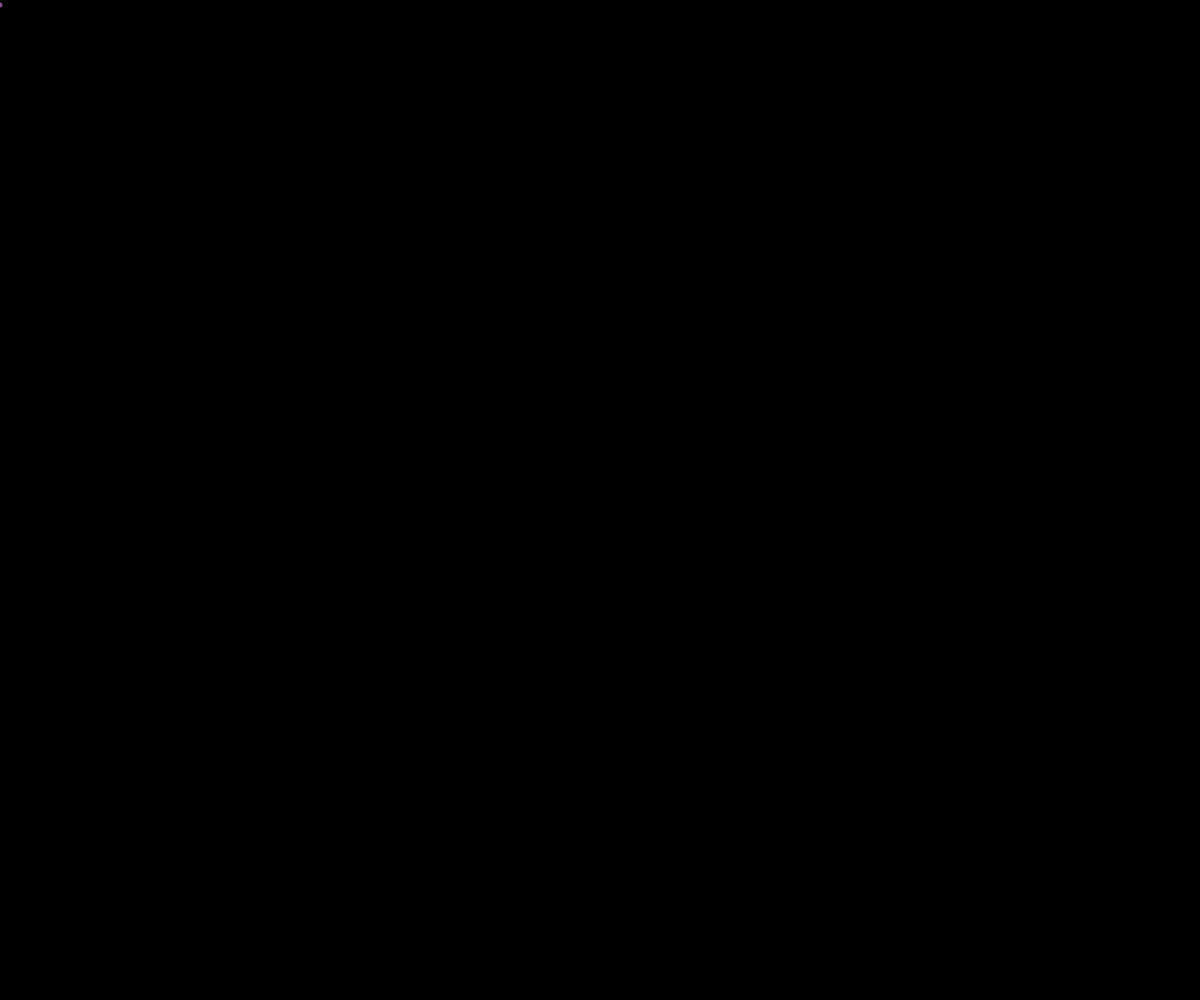
Frame 1 (no input)
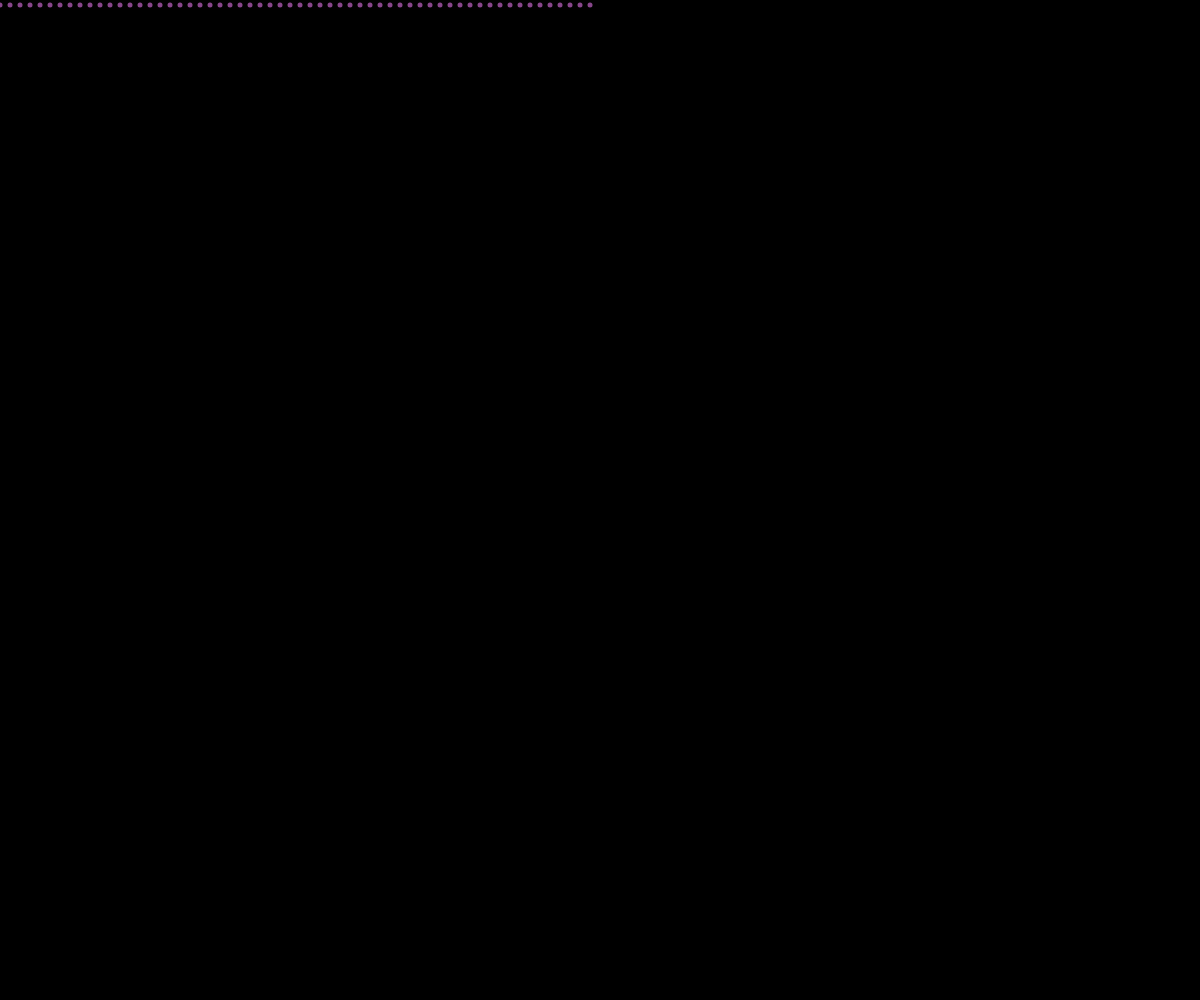
Frame 60 (no input)
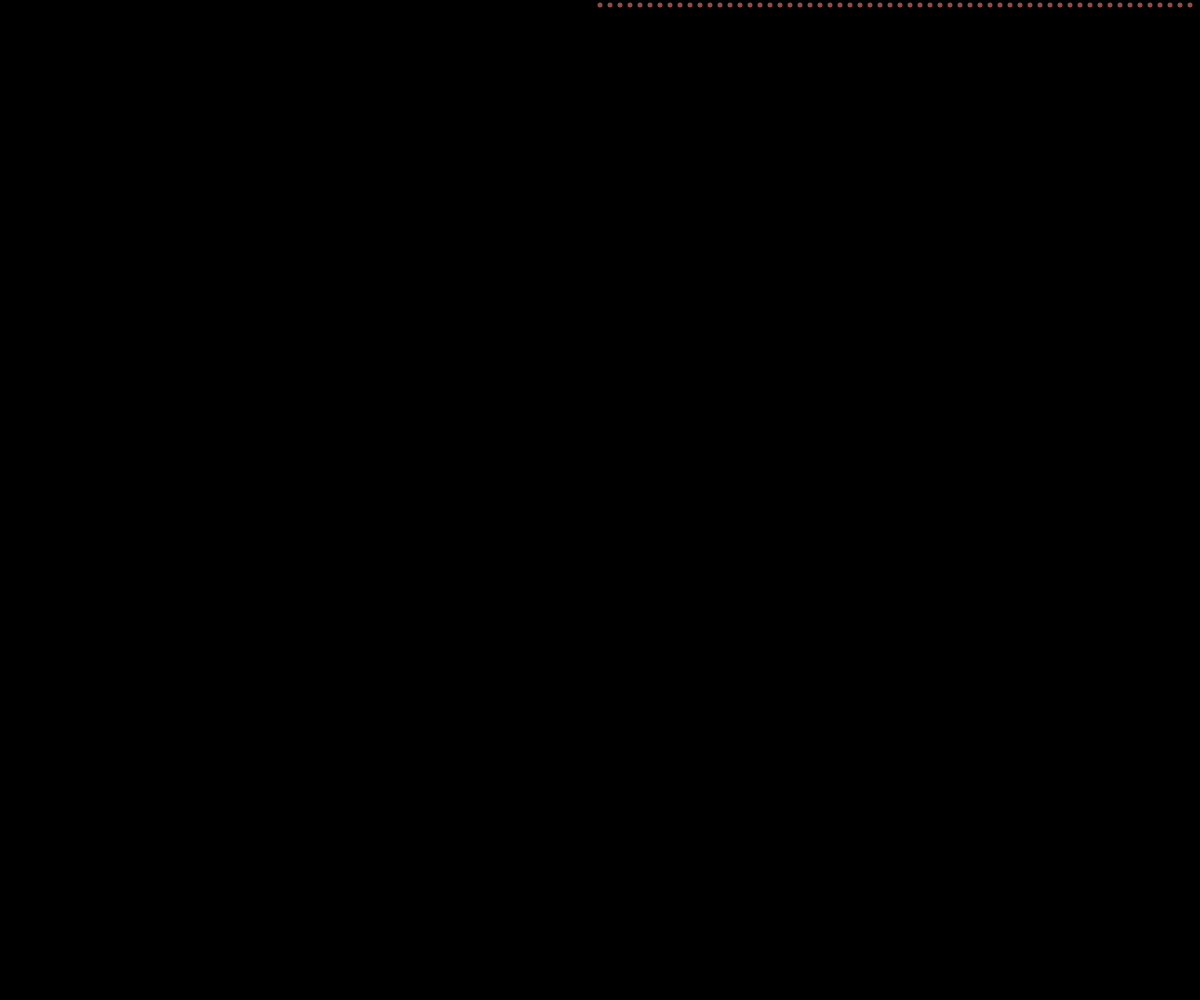
Frame 120 (the mouse pressed at the canvas centre since frame 60)

The p5.js sketch that drew these frames (run headless with seeded random() and noise() and a simulated clock; from frame 60 on, the mouse is pressed at the canvas centre):

// p5.js sketch
// ── sketch.js
function setup() {
	createCanvas(windowWidth, windowHeight);
	background(0);
}

var dot = {
	x: 0,
	y: 5
}

var colors = {
	r: 255,
	g: 255,
	b: 255,
	a: 100
}

var xspeed = 10;


function draw() {
	noCursor();
	noStroke();

	fill(colors.r, colors.g, colors.b, colors.a);

	ellipse(dot.x, dot.y, 5, 5);

	if (dot.x > width || dot.x < 0) {
		xspeed = -xspeed;
		dot.y = dot.y + 10;
	}
	
	dot.x = dot.x + xspeed;
}

function mouseMoved() {
	colors.r = random(50, 200);
	colors.g = random(50, 200);
	colors.b = random(50, 200);
	colors.a = random(200, 255);
}

function mousePressed() {
	background(0);
}
